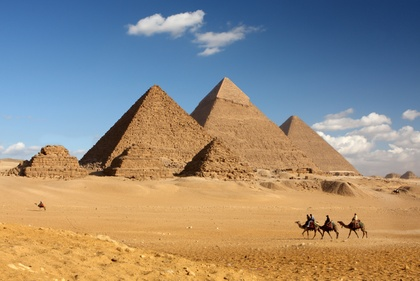
%> input picture sketcher/data/raw/pyramid.jpg, 420 x 281 px, shrunk from 1858 x 1243 before the run
$ octave toy_test.m   (GNU Octave 9; MATLAB toolbox functions it lacks are replaced by stand-ins)
%> lines starting %> are read from the running program, lines starting %| are printed output that depends on the picture
### sketcher/load_img.m
function [edge_im] = load_img(name)
    edge_im = double(imread(name));
    edge_im = edge_im / max(edge_im(:));
    edge_im = edge_im .* (edge_im > .1);
    se = strel('disk',1);
    edge_im = imclose(edge_im,se);
    imshow(edge_im);
    hold on;
    pause(.01);
end

### sketcher/generate_segments.m
function [G] = generate_segments(G, edge_im)
% generates all possible segments from an image
% Each pixel has 8 neighbors


    %{
        RI: G(p1,p2) p1 < p2
    %}

    max_x = size(edge_im,2);
    max_y = size(edge_im,1);

    % each pixel
    for x = 1:size(edge_im,2)
        for y = 1:size(edge_im,1)
            if (edge_im(y,x)) % skip non edges
                % add neighbors in spiral
                dxs = [-1, 0, 1, 1, 1, 0, -1, -1];
                dys = [-1, -1, -1, 0, 1, 1, 1, 0];
                for j = 1:8
                    nx = x + dxs(j);
                    ny = y + dys(j);
                    if valid_px(x,y,nx,ny, max_x, max_y)
                        if edge_im(ny,nx)
                            % add edge
                            p1 = sub2ind(size(edge_im),y,x);
                            p2 = sub2ind(size(edge_im),ny,nx);
                            assert((edge_im(y,x) + edge_im(ny,nx))/2 >= 0);
                            assert((edge_im(y,x) + edge_im(ny,nx))/2 <= 1);
                            G(p1,p2) = (edge_im(y,x) + edge_im(ny,nx))/2;
                            G(p2,p1) = (edge_im(y,x) + edge_im(ny,nx))/2;
                        end
                    end
                end
            end
        end
    end

end


### sketcher/long_search.m
function [all_x, all_y, all_lens] = long_search(G,im_size, tries)
% finds approximate longest path in image

all_x = zeros(1000,tries);
all_y = zeros(1000,tries);
all_lens = zeros(tries,1);
for iter = 1:tries

    % pick origin node
    [r,c] = find(G);
    origin = datasample(r,1);
    %origin = 187;

    % BFS
    [d, pred] = shortest_paths(G, origin);

    % finding local maxima
    d = d < inf; % just connected components = 1
    pred = nonzeros(pred);
    d(pred) = 0; % zero out anything that has children

    maxima = find(d);
    res_d = zeros(numel(d), size(maxima,1));
    res_p = zeros(numel(d), size(maxima,1));
    % do BFS from each, record longest distance
    for j = 1:size(maxima,1)
        [d, pred] = shortest_paths(G,maxima(j));
        d(~isfinite(d)) = -1;
        res_d(:,j) = d;
        res_p(:,j) = pred;
    end

    % starting point
    [v1,i1] = max(max(res_d));
    start = maxima(i1);

    % ending point
    [v2,i2] = max(res_d(:,i1));
    dest = i2;

    % getting path
    pred = res_p(:,i1);

    pathi = [dest];
    while (dest ~= start)
        dest = pred(dest);
        pathi = [pathi; dest];
    end

    % converting to pixels
    curve = zeros(size(pathi,1),2);
    for j = 1:size(pathi,1)
        [y,x] = ind2sub(im_size, pathi(j));
        curve(j,:) = [x,y];
    end

    %showing and saving
    plot(curve(:,1), curve(:,2), 'linewidth',4);
    all_x(1:size(pathi,1),iter)= curve(:,1);
    all_y(1:size(pathi,1),iter)= curve(:,2);
    all_lens(iter) = size(pathi,1);
    pause(.1);

    % removing nodes in path
    for j = 1:size(pathi,1)
        G(pathi(j),:) = 0;
        G(:,pathi(j)) = 0;
        G(pathi(j)+1,:) = 0;
        G(:,pathi(j)+1) = 0;
        G(pathi(j)-1,:) = 0;
        G(:,pathi(j)-1) = 0;
    end

end
end

### sketcher/toy_test.m
% Toy script
% tests the pipeline with a small toy example
close all;

clear;
close all;
addpath('matlab_bgl');

% constants
tries = 40;
min_len = 20;
name = 'data/pb/pb_1.png';
save_name = 'ERIK_DRAW_TMP.mat';

img = imread('data/raw/pyramid.jpg');
%> img is the input picture: size 281x420x3 uint8; mean R, G, B 150.2, 140.3, 127.7
imshow(img);
figure;
% load image
disp('getting image');
edge_im = load_img(name);
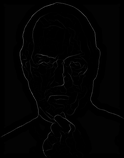
%> input picture sketcher/data/pb/pb_1.png, 124 x 158 px, shrunk from 548 x 700 before the run
%> in load_img, `edge_im = double(imread(name));`:
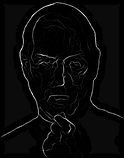
%> edge_im: size 158x124 double; min 0, max 67, mean 2.4; mean of the top-left, top-right, bottom-left and bottom-right quarters 2.6, 2.3, 2.6, 2.2; drawn with min black and max white

% data structure
disp('creating graph');
G = sparse(numel(edge_im),numel(edge_im));

% create edges
disp('generating edges');
G = generate_segments(G, edge_im);
%> after the loop in generate_segments, `for x = 1:size(edge_im,2)`: dxs = [-1 0 1 1 1 0 -1 -1]; dys = [-1 -1 -1 0 1 1 1 0]; nx = 123; ny = 119; p1 = 19553; p2 = 19395

% find paths
disp('finding paths');
[axs, ays, alens] = long_search(G, size(edge_im), tries);
%> the loop in long_search, `for iter = 1:tries` made 1 pass
%> origin on pass 1: 13128
%> the run ends on the next line
